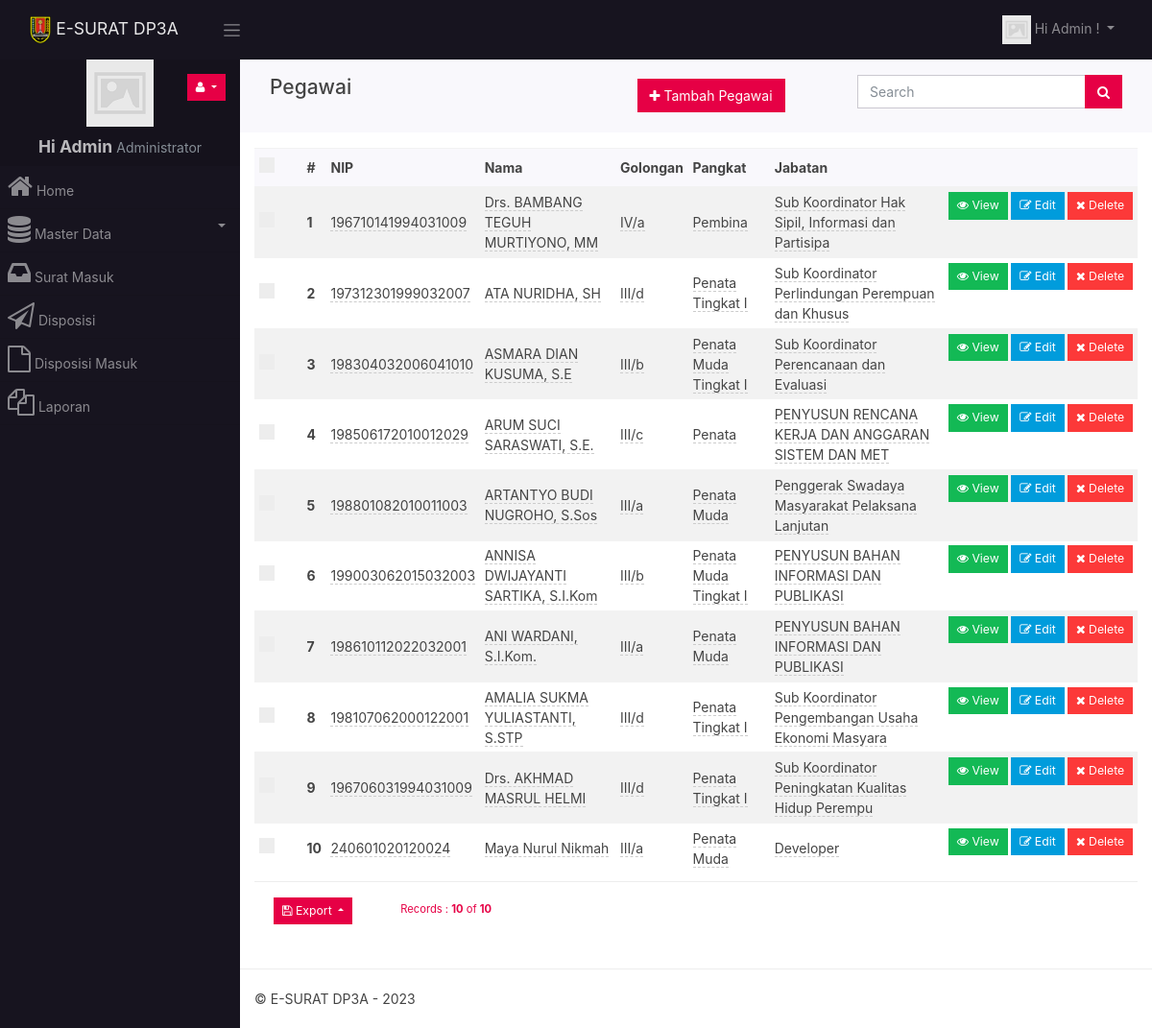
Screenshot of /pegawai (signed in) with the database file from the repository.
### tables this page shows
CREATE TABLE `pegawai` (
  `id_pegawai` int(11) NOT NULL,
  `nama_pegawai` text DEFAULT NULL,
  `golongan` varchar(30) NOT NULL,
  `pangkat` varchar(30) NOT NULL,
  `jabatan` varchar(50) DEFAULT NULL,
  `nip` varchar(30) NOT NULL
);

### app/views/partials/pegawai/list.php (the view, shortened to what the rows shown need)
<?php
$can_edit = ACL::is_allowed("pegawai/edit");
$can_view = ACL::is_allowed("pegawai/view");
$can_delete = ACL::is_allowed("pegawai/delete");
?>
<?php
$page_element_id = "list-page-" . random_str();
$current_page = $this->set_current_page_link();
$view_data = $this->view_data;
$records = $view_data->records;
?>
<section class="page" id="<?php echo $page_element_id; ?>" data-page-type="list"  data-display-type="table" data-page-url="<?php print_link($current_page); ?>">
        <div  class="">
            <div class="container-fluid">
                <div class="row ">
                    <div class="col-md-12 comp-grid">
                        <div  class=" animated fadeIn page-content">
                            <div id="pegawai-list-records">
                                <div id="page-report-body" class="table-responsive">
                                    <table class="table  table-striped table-sm text-left">
                                        <thead class="table-header bg-light">
                                            <tr>
                                                <?php if($can_delete){ ?>
                                                <th class="td-checkbox">
                                                    <label class="custom-control custom-checkbox custom-control-inline">
                                                    </label>
                                                </th>
                                                <?php } ?>
                                                <th class="td-sno">#</th>
                                                <th  class="td-nip"> NIP</th>
                                                <th  class="td-nama_pegawai"> Nama</th>
                                                <th  class="td-golongan"> Golongan</th>
                                                <th  class="td-pangkat"> Pangkat</th>
                                                <th  class="td-jabatan"> Jabatan</th>
                                                <th class="td-btn"></th>
                                            </tr>
                                        </thead>
                                        <?php
                                        if(!empty($records)){
                                        ?>
                                        <tbody class="page-data" id="page-data-<?php echo $page_element_id; ?>">
                                            <?php
                                            $counter = 0;
                                            foreach($records as $data){
                                            $rec_id = (!empty($data['id_pegawai']) ? urlencode($data['id_pegawai']) : null);
                                            $counter++;
                                            ?>
                                            <tr>
                                                <?php if($can_delete){ ?>
                                                <th class=" td-checkbox">
                                                    <label class="custom-control custom-checkbox custom-control-inline">
                                                        </label>
                                                    </th>
                                                    <?php } ?>
                                                    <th class="td-sno"><?php echo $counter; ?></th>
                                                    <td class="td-nip">
                                                        <span <?php if($can_edit){ ?> data-value="<?php echo $data['nip']; ?>"
                                                            data-pk="<?php echo $data['id_pegawai'] ?>"
                                                            data-url="<?php print_link("pegawai/editfield/" . urlencode($data['id_pegawai'])); ?>"
                                                            data-name="nip"
                                                            data-title="Masukkan NIP"
                                                            data-placement="left"
                                                            data-toggle="click"
                                                            data-type="text"
                                                            data-mode="popover"
                                                            data-showbuttons="left"
                                                            class="is-editable" <?php } ?>>
                                                            <?php echo $data['nip']; ?>
                                                        </span>
                                                    </td>
                                                    <td class="td-nama_pegawai">
                                                        <span <?php if($can_edit){ ?> data-value="<?php echo $data['nama_pegawai']; ?>"
                                                            data-pk="<?php echo $data['id_pegawai'] ?>"
                                                            data-url="<?php print_link("pegawai/editfield/" . urlencode($data['id_pegawai'])); ?>"
                                                            data-name="nama_pegawai"
                                                            data-title="Enter Nama Pegawai"
                                                            data-placement="left"
                                                            data-toggle="click"
                                                            data-type="text"
                                                            data-mode="popover"
                                                            data-showbuttons="left"
                                                            class="is-editable" <?php } ?>>
                                                            <?php echo $data['nama_pegawai']; ?>
                                                        </span>
                                                    </td>
                                                    <td class="td-golongan">
                                                        <span <?php if($can_edit){ ?> data-value="<?php echo $data['golongan']; ?>"
                                                            data-pk="<?php echo $data['id_pegawai'] ?>"
                                                            data-url="<?php print_link("pegawai/editfield/" . urlencode($data['id_pegawai'])); ?>"
                                                            data-name="golongan"
                                                            data-title="Enter Golongan"
                                                            data-placement="left"
                                                            data-toggle="click"
                                                            data-type="text"
                                                            data-mode="popover"
                                                            data-showbuttons="left"
                                                            class="is-editable" <?php } ?>>
                                                            <?php echo $data['golongan']; ?>
                                                        </span>
                                                    </td>
                                                    <td class="td-pangkat">
                                                        <span <?php if($can_edit){ ?> data-value="<?php echo $data['pangkat']; ?>"
                                                            data-pk="<?php echo $data['id_pegawai'] ?>"
                                                            data-url="<?php print_link("pegawai/editfield/" . urlencode($data['id_pegawai'])); ?>"
                                                            data-name="pangkat"
                                                            data-title="Enter Pangkat"
                                                            data-placement="left"
                                                            data-toggle="click"
                                                            data-type="text"
                                                            data-mode="popover"
                                                            data-showbuttons="left"
                                                            class="is-editable" <?php } ?>>
                                                            <?php echo $data['pangkat']; ?>
                                                        </span>
                                                    </td>
                                                    <td class="td-jabatan">
                                                        <span <?php if($can_edit){ ?> data-value="<?php echo $data['jabatan']; ?>"
                                                            data-pk="<?php echo $data['id_pegawai'] ?>"
                                                            data-url="<?php print_link("pegawai/editfield/" . urlencode($data['id_pegawai'])); ?>"
                                                            data-name="jabatan"
                                                            data-title="Masukkan Jabatan"
                                                            data-placement="left"
                                                            data-toggle="click"
                                                            data-type="text"
                                                            data-mode="popover"
                                                            data-showbuttons="left"
                                                            class="is-editable" <?php } ?>>
                                                            <?php echo $data['jabatan']; ?>
                                                        </span>
                                                    </td>
                                                    <th class="td-btn">
                                                        <?php if($can_view){ ?>
                                                        <a class="btn btn-sm btn-success has-tooltip" title="View Record" href="<?php print_link("pegawai/view/$rec_id"); ?>">
                                                            <i class="fa fa-eye"></i> View
                                                        </a>
                                                        <?php } ?>
                                                        <?php if($can_edit){ ?>
                                                        <a class="btn btn-sm btn-info has-tooltip" title="Edit This Record" href="<?php print_link("pegawai/edit/$rec_id"); ?>">
                                                            <i class="fa fa-edit"></i> Edit
                                                        </a>
                                                        <?php } ?>
                                                        <?php if($can_delete){ ?>
                                                        <a class="btn btn-sm btn-danger has-tooltip record-delete-btn" title="Delete this record" href="" data-prompt-msg="Apakah Anda yakin ingin menghapus data ini ?" data-display-style="modal">
                                                            <i class="fa fa-times"></i>
                                                            Delete
                                                        </a>
                                                        <?php } ?>
                                                    </th>
                                                </tr>
                                                <?php
                                                }
                                                ?>
                                            </tbody>
                                            <?php
                                            }
                                            ?>
                                        </table>
                                    </div>
                                                    </div>
                                                </div>
                                            </div>
                                        </div>
                                    </div>
                                </div>
                            </section>

### rows the page displays
pegawai: nip "196710141994031009", nama_pegawai "Drs. BAMBANG TEGUH MURTIYONO, MM", golongan "IV/a", pangkat "Pembina", jabatan "Sub Koordinator Hak Sipil, Informasi dan Partisipa"
pegawai: nip "197312301999032007", nama_pegawai "ATA NURIDHA, SH", golongan "III/d", pangkat "Penata Tingkat I", jabatan "Sub Koordinator Perlindungan Perempuan dan Khusus"
pegawai: nip "198304032006041010", nama_pegawai "ASMARA DIAN KUSUMA, S.E", golongan "III/b", pangkat "Penata Muda Tingkat I", jabatan "Sub Koordinator Perencanaan dan Evaluasi"
pegawai: nip "198506172010012029", nama_pegawai "ARUM SUCI SARASWATI, S.E.", golongan "III/c", pangkat "Penata", jabatan "PENYUSUN RENCANA KERJA DAN ANGGARAN SISTEM DAN MET"
pegawai: nip "198801082010011003", nama_pegawai "ARTANTYO BUDI NUGROHO, S.Sos", golongan "III/a", pangkat "Penata Muda", jabatan "Penggerak Swadaya Masyarakat Pelaksana Lanjutan"
pegawai: nip "199003062015032003", nama_pegawai "ANNISA DWIJAYANTI SARTIKA, S.I.Kom", golongan "III/b", pangkat "Penata Muda Tingkat I", jabatan "PENYUSUN BAHAN INFORMASI DAN PUBLIKASI"
pegawai: nip "198610112022032001", nama_pegawai "ANI WARDANI, S.I.Kom.", golongan "III/a", pangkat "Penata Muda", jabatan "PENYUSUN BAHAN INFORMASI DAN PUBLIKASI"
pegawai: nip "198107062000122001", nama_pegawai "AMALIA SUKMA YULIASTANTI, S.STP", golongan "III/d", pangkat "Penata Tingkat I", jabatan "Sub Koordinator Pengembangan Usaha Ekonomi Masyara"
pegawai: nip "196706031994031009", nama_pegawai "Drs. AKHMAD MASRUL HELMI", golongan "III/d", pangkat "Penata Tingkat I", jabatan "Sub Koordinator Peningkatan Kualitas Hidup Perempu"
pegawai: nip "240601020120024", nama_pegawai "Maya Nurul Nikmah", golongan "III/a", pangkat "Penata Muda", jabatan "Developer"

### other values shown
SITE_NAME "E-SURAT DP3A"
USER_NAME "Admin"
ACL::$user_role "Administrator"
$menuobj['label'] "Home"
$menuobj['label'] "Master Data"
$menuobj['label'] "Surat Masuk"
$menuobj['label'] "Disposisi"
$menuobj['label'] "Disposisi Masuk"
$menuobj['label'] "Laporan"
$record_position "10"
$this->total_records "10"
